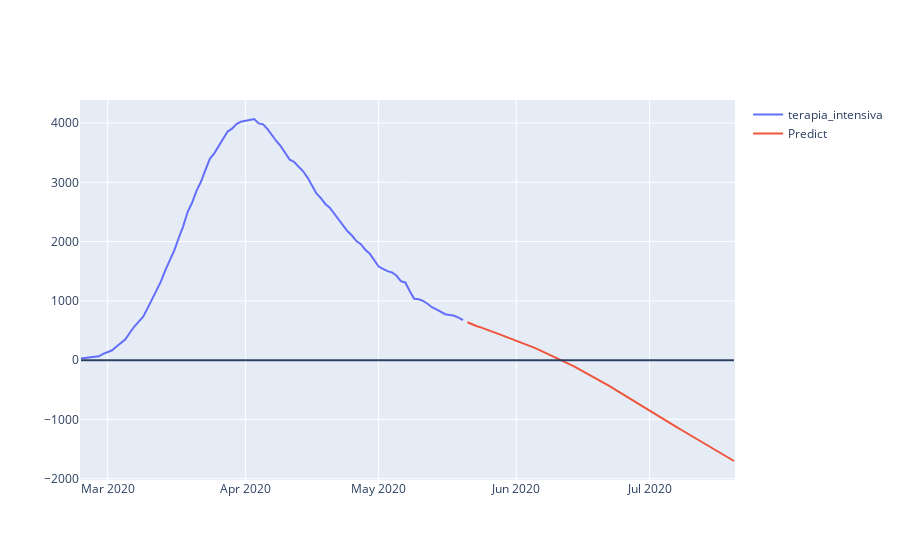

Source (notebook cell):
### Markdown cell above
Possiamo vedere come la predizione dell'andamento delle terapie intensive è in linea con la struttura della curva negli ultimi giorni, prevede dunque un azzeramento intorno al 12 di Giugno.

### Code cell
#Ottengo un array con le date da prevedere
dates = [] 
for i in range(len(pred)):
    dates.append(addDate(i+1))

predict = pd.DataFrame(dates, columns =['date'])
predict['terapia_intensiva'] = pred.tolist()
predict.set_index('date', inplace=True)

fig = go.Figure()
fig.add_trace(go.Scatter(x=series_autoreg.index, y=series_autoreg["terapia_intensiva"], mode='lines', name='terapia_intensiva'))
fig.add_trace(go.Scatter(x=predict.index, y=predict["terapia_intensiva"], mode='lines', name='Predict'))
fig.add_shape(type="line",x0=series_autoreg.index[0],y0=0,x1=predict.index[-1],y1=0)
fig.show()
